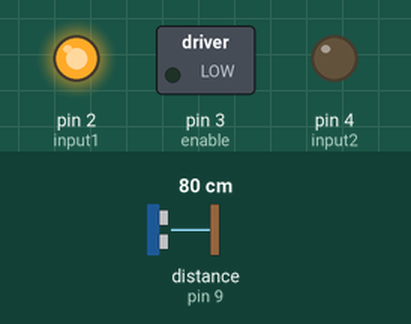
Simulated run of this sketch. Board: Arduino Uno, built with avr-gcc and run on an emulated ATmega328P. On the bench: switched loads named in the sketch (green lamp = pin HIGH), output pins drawn as LEDs (lit = HIGH). Wiring (inferred from the names in the program): ultrasonic range finder: trigger pin 8; echo pin 9. Inputs (shaded band) come from the test bench; at power-on: distance to the obstacle (sensor on pin 9) 80 cm. The echo pulse lasts 58.3 µs per cm; pins used as bus, display or sensor lines are not drawn; what the sketch prints to the serial monitor is not drawn.

Above: at 1.2 s.
1.3 s: distance to the obstacle (sensor on pin 9) set to 25 cm
Timing chart, 0 to 4.3 s (numbered marks = the images above; inputs shaded):
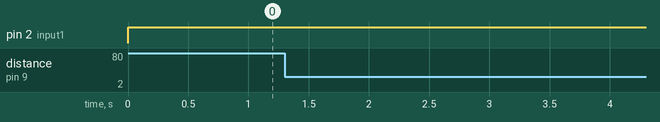

The sketch:

motorBridge.ino
```cpp
int enable = 3;
int input1 = 2;
int input2 = 4;

int trig = 8;
int echo = 9;
float distance = 0;
float height = 0;

float setpoint = 15;
float error_integral = 0;
float kC = 3;
float tauI = 60;

long prevT = 0;
long input = 0;

const int k = 10;
float buffer[k];
int bufferIndex = 0;
float sum = 0;

long readUltrasonicDistance(int triggerPin, int echoPin)
{
  digitalWrite(triggerPin, LOW);
  delayMicroseconds(2);
  // Sets the trigger pin to HIGH state for 10 microseconds
  digitalWrite(triggerPin, HIGH);
  delayMicroseconds(10);
  digitalWrite(triggerPin, LOW);
  // Reads the echo pin, and returns the sound wave travel time in microseconds
  return pulseIn(echoPin, HIGH);
}

void setup() {
  // put your setup code here, to run once:
  pinMode(enable, OUTPUT);
  pinMode(input1, OUTPUT);
  pinMode(input2, OUTPUT);

  pinMode(trig, OUTPUT);
  pinMode(echo, INPUT);

  Serial.begin(9600);
}

void loop() {
  // put your main code here, to run repeatedly:
  digitalWrite(input1, 1);
  digitalWrite(input2, 0);

  long currT = micros();
  float deltaT = ((float) (currT - prevT)/1.0e6);
  prevT = currT;

  distance = 0.01723 * readUltrasonicDistance(8, 9);
  height = 25 - distance;

  sum = sum - buffer[bufferIndex] + height;
  buffer[bufferIndex] = height;
  bufferIndex = (bufferIndex + 1) % k;

  height = sum / k;

  float error = setpoint - height;
  error_integral = error_integral + error*deltaT;

  float P = kC*error;
  float I = (kC/tauI) * error_integral;

  float u = P + I;

  if(u < 0.0){
    u = 0.0;
    error_integral = error_integral - error*deltaT;
  }

  if (u > 27.8) {
  	u = 27.8;
    error_integral = error_integral - error*deltaT;
  }

   if (currT/1.0e6 < 120) {
     u = 15;
  }
  // else if ((currT/1.0e6 < 320)) {
  //   u = 20;
  // }

  input = ((u/27.8)*255);
  if (input > 255){
    input = 255;
  }

  analogWrite(enable, 0);

  float ll = 5;
  float ul = 15;

  Serial.print(currT/1.0e6);
  Serial.print(" ");
  // Serial.print(ul);
  // Serial.print(", ");
  // Serial.print(ll);
  //Serial.print(", ");
  //Serial.print(distance);
  // Serial.print(", ");
  Serial.print(height);
  Serial.print(" ");
  // Serial.print(setpoint);
  // Serial.print(", ");
  Serial.println(u);
  // Serial.println(" cm3/s");
  delay(200);
}
```

Measured:
- after the input at 1.3 s, every drawn part: stays the same
